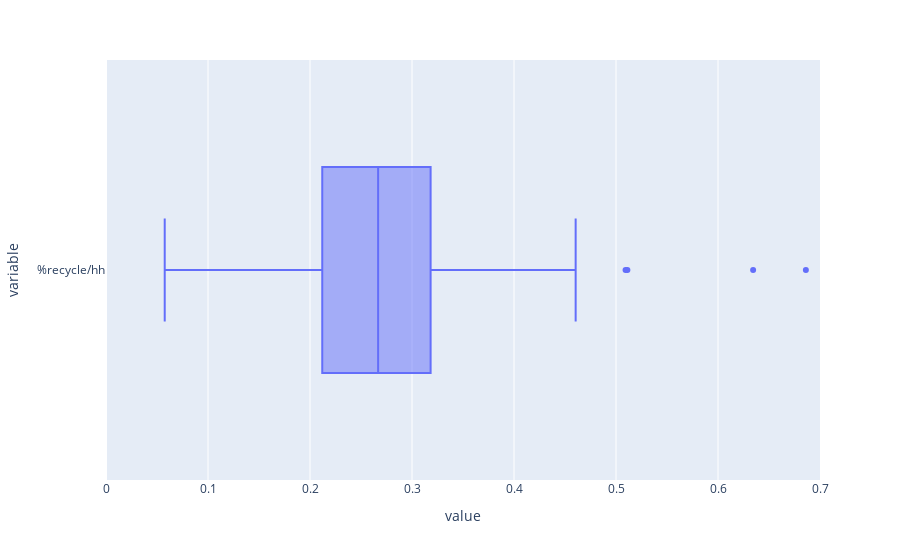

The notebook cell this image was saved under:
### Code cell
px.box(y0, orientation = 'h', range_x=(0,0.7))

### Figure 1 — Plotly figure (JSON) as saved in the notebook; plotly's stock layout.template omitted (floating-point values rounded to 4 significant figures; data arrays with more than 128 entries replaced by an {"elided": "..."} marker saying what was removed)
{"data": [{"alignmentgroup": "True", "hovertemplate": "value=%{x}<br>variable=%{y}<extra></extra>", "legendgroup": "", "marker": {"color": "#636efa"}, "name": "", "notched": false, "offsetgroup": "", "orientation": "h", "showlegend": false, "type": "box", "x": {"elided": "271 float values"}, "x0": " ", "xaxis": "x", "y": {"elided": "271 str values"}, "y0": " ", "yaxis": "y"}], "layout": {"autosize": true, "boxmode": "group", "legend": {"tracegroupgap": 0}, "margin": {"t": 60}, "xaxis": {"anchor": "y", "domain": [0, 1], "range": [0, 0.7], "title": {"text": "value"}, "type": "linear"}, "yaxis": {"anchor": "x", "autorange": true, "domain": [0, 1], "range": [-0.5, 0.5], "title": {"text": "variable"}, "type": "category"}}}
